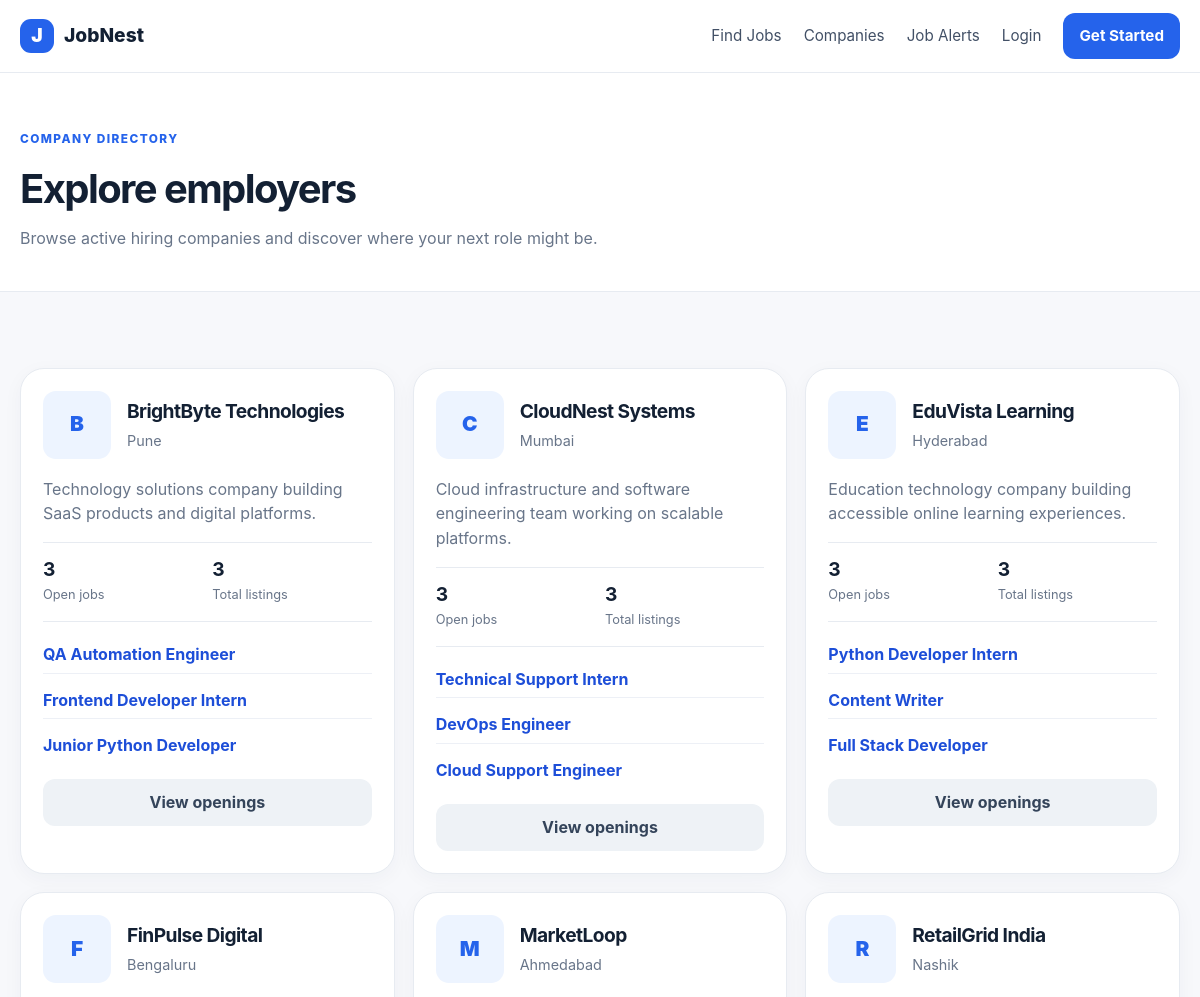
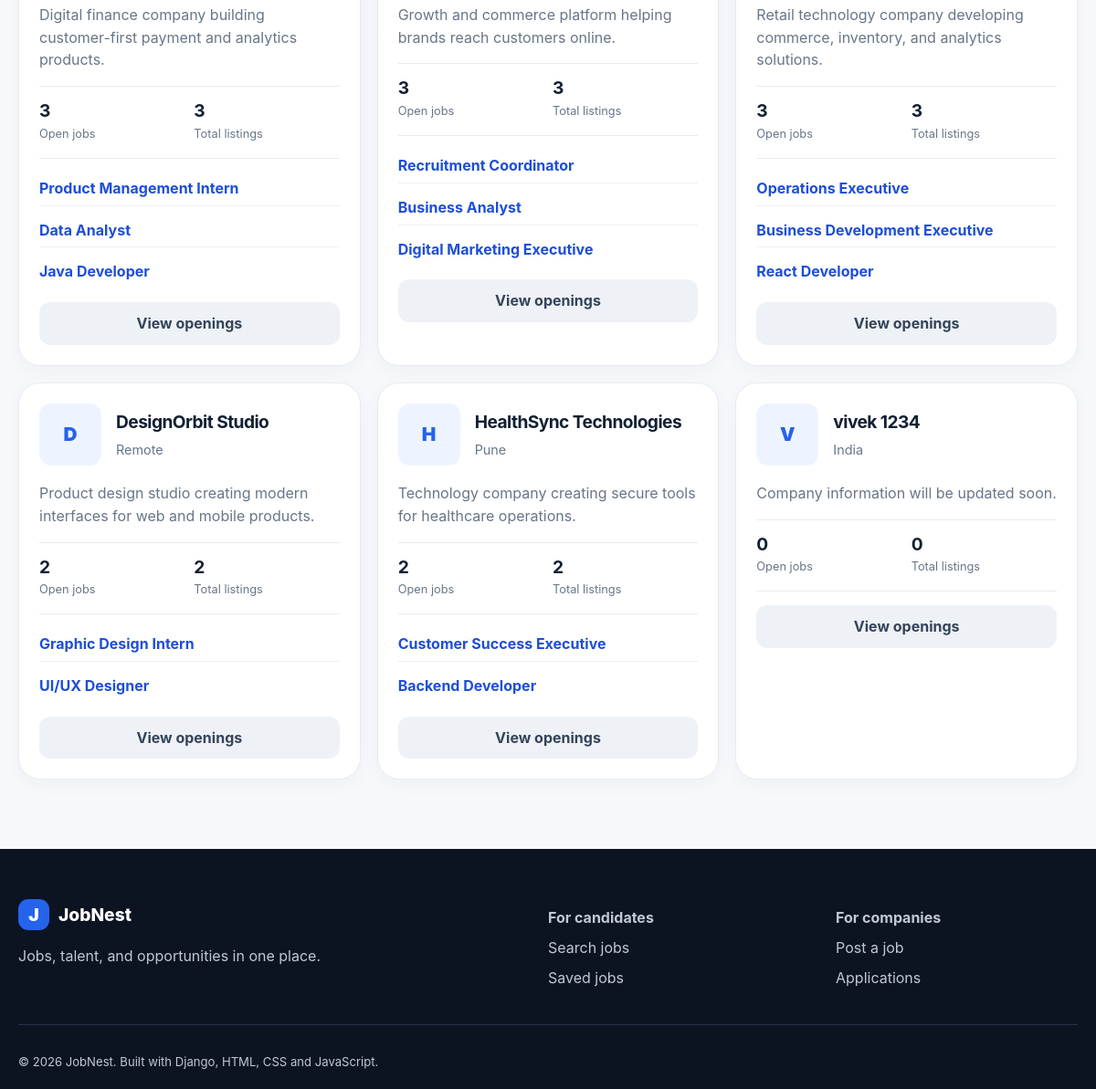
/companies/, run on the app's committed database (2 pictures, top to bottom).
### portal/models.py (models this page shows, shortened)
class Profile(models.Model):
    ROLE_CHOICES = [('candidate', 'Candidate'), ('company', 'Company')]
    user = models.OneToOneField(User, on_delete=models.CASCADE, related_name='profile')
    role = models.CharField(max_length=20, choices=ROLE_CHOICES, default='candidate')
    phone = models.CharField(max_length=20, blank=True)
    location = models.CharField(max_length=120, blank=True)
    headline = models.CharField(max_length=160, blank=True)
    bio = models.TextField(blank=True)
    company_name = models.CharField(max_length=160, blank=True)
    company_website = models.URLField(blank=True)
    resume = models.FileField(upload_to='resumes/', blank=True, null=True)
    avatar = models.ImageField(upload_to='avatars/', blank=True, null=True)
    created_at = models.DateTimeField(auto_now_add=True)

class Job(models.Model):
    CATEGORY_CHOICES = [
        ('technology', 'Technology'),
        ('design', 'Design'),
        ('data', 'Data & Analytics'),
        ('marketing', 'Marketing'),
        ('sales', 'Sales'),
        ('content', 'Content & Writing'),
        ('it_support', 'IT Support'),
        ('operations', 'Operations'),
        ('management', 'Management'),
        ('human_resources', 'Human Resources'),
        ('customer_service', 'Customer Service'),
    ]
    JOB_TYPE_CHOICES = [
        ('full_time', 'Full Time'),
        ('part_time', 'Part Time'),
        ('internship', 'Internship'),
        ('contract', 'Contract'),
        ('freelance', 'Freelance'),
    ]
    WORK_MODE_CHOICES = [('on_site', 'On-site'), ('hybrid', 'Hybrid'), ('remote', 'Remote')]
    EXPERIENCE_CHOICES = [
        ('fresher', 'Fresher'),
        ('0_1', '0–1 years'),
        ('1_3', '1–3 years'),
        ('3_5', '3–5 years'),
        ('5_plus', '5+ years'),
    ]
    company = models.ForeignKey(User, on_delete=models.CASCADE, related_name='jobs')
    title = models.CharField(max_length=180)
    category = models.CharField(max_length=30, choices=CATEGORY_CHOICES, default='technology')
    description = models.TextField()
    requirements = models.TextField()
    location = models.CharField(max_length=160)
    job_type = models.CharField(max_length=20, choices=JOB_TYPE_CHOICES, default='full_time')
    work_mode = models.CharField(max_length=20, choices=WORK_MODE_CHOICES, default='on_site')
    experience = models.CharField(max_length=20, choices=EXPERIENCE_CHOICES, default='fresher')
    skills = models.CharField(max_length=500, help_text='Comma-separated skills')
    salary_min = models.PositiveIntegerField(default=0, validators=[MinValueValidator(0)])
    salary_max = models.PositiveIntegerField(default=0, validators=[MinValueValidator(0)])
    openings = models.PositiveIntegerField(default=1)
    deadline = models.DateField(blank=True, null=True)
    is_active = models.BooleanField(default=True)
    is_featured = models.BooleanField(default=False)
    created_at = models.DateTimeField(auto_now_add=True)
    updated_at = models.DateTimeField(auto_now=True)
    class Meta:
        ordering = ['-created_at']
        indexes = [
            models.Index(fields=['title']),
            models.Index(fields=['location']),
            models.Index(fields=['job_type']),
            models.Index(fields=['category']),
            models.Index(fields=['work_mode']),
            models.Index(fields=['created_at']),
        ]

### portal/views.py (the view)
# urls.py: path('companies/', views.company_directory, name='company_directory'),
def company_directory(request):
    companies = User.objects.filter(profile__role='company').select_related('profile').annotate(
        active_jobs=Count('jobs', filter=Q(jobs__is_active=True)),
        total_jobs=Count('jobs')
    ).order_by('-active_jobs', '-total_jobs', 'username')
    return render(request, 'portal/company_directory.html', {'companies': companies})

### templates/portal/company_directory.html (shortened to what this page needs)
{% extends 'base.html' %}
{% block content %}
<section class="page-banner">
  <div class="container">
    <span class="eyebrow">COMPANY DIRECTORY</span>
    <h1>Explore employers</h1>
    <p>Browse active hiring companies and discover where your next role might be.</p>
  </div>
</section>
<section class="section container">
  <div class="company-directory-grid">
    {% for company in companies %}
    <article class="company-card">
      <div class="company-head">
        <div class="logo-circle big">{{ company.profile.company_name|default:company.username|slice:':1'|upper }}</div>
        <div>
          <h2>{{ company.profile.company_name|default:company.username }}</h2>
          <p>{{ company.profile.location|default:'India' }}</p>
        </div>
      </div>
      <p class="company-bio">{{ company.profile.bio|default:'Company information will be updated soon.' }}</p>
      <div class="company-stats">
        <div><strong>{{ company.active_jobs }}</strong><span>Open jobs</span></div>
        <div><strong>{{ company.total_jobs }}</strong><span>Total listings</span></div>
      </div>
      {% with jobs=company.jobs.all|slice:':3' %}
      {% if jobs %}
      <ul class="company-jobs">
        {% for job in jobs %}
        <li><a href="{% url 'portal:job_detail' job.pk %}">{{ job.title }}</a></li>
        {% endfor %}
      </ul>
      {% endif %}
      {% endwith %}
      <a class="button secondary full" href="{% url 'portal:job_list' %}?q={{ company.profile.company_name|default:company.username|urlencode }}">View openings</a>
    </article>
    {% empty %}
    <div class="empty-state"><h3>No companies available</h3><p>Recruiters will appear here once they publish jobs.</p></div>
    {% endfor %}
  </div>
</section>
{% endblock %}

### templates/base.html (shortened to what this page needs)
{% load static %}
<!doctype html>
<html lang="en">
<head>
  <link rel="stylesheet" href="{% static 'css/style.css' %}">
</head>
<body>
<header class="site-header">
  <div class="container nav-wrap">
    <a href="{% url 'portal:home' %}" class="brand"><span class="brand-mark">J</span> JobNest</a>
    <nav class="main-nav">
      <a href="{% url 'portal:job_list' %}">Find Jobs</a>
      <a href="{% url 'portal:company_directory' %}">Companies</a>
      <a href="{% url 'portal:job_alerts' %}">Job Alerts</a>
      {% if user.is_authenticated %}
        <a href="{% url 'portal:dashboard' %}">Dashboard</a>
        {% if user.is_staff %}<a href="/admin/">Admin</a>{% endif %}
        {% if not user.is_staff and user.profile.role == 'company' %}
          <a href="{% url 'portal:create_job' %}">Post a Job</a>
        {% elif not user.is_staff %}
          <a href="{% url 'portal:saved_jobs' %}">Saved Jobs</a>
        {% endif %}
        {% if not user.is_staff %}<a href="{% url 'portal:profile' %}">Profile</a>{% endif %}
        <form method="post" action="{% url 'portal:logout' %}" class="inline-form">{% csrf_token %}<button class="nav-logout" type="submit">Logout</button></form>
      {% else %}
        <a href="{% url 'portal:login' %}">Login</a>
        <a href="{% url 'portal:register' %}" class="nav-cta">Get Started</a>
      {% endif %}
    </nav>
  </div>
</header>
<main>
  {% block content %}{% endblock %}
</main>
<footer class="site-footer">
  <div class="container footer-grid">
    <div><div class="brand"><span class="brand-mark">J</span> JobNest</div><p>Jobs, talent, and opportunities in one place.</p></div>
    <div><strong>For candidates</strong><a href="{% url 'portal:job_list' %}">Search jobs</a><a href="{% url 'portal:saved_jobs' %}">Saved jobs</a></div>
    <div><strong>For companies</strong><a href="{% url 'portal:create_job' %}">Post a job</a><a href="{% url 'portal:company_applications' %}">Applications</a></div>
  </div>
  <div class="container footer-bottom">© {% now "Y" %} JobNest. Built with Django, HTML, CSS and JavaScript.</div>
</footer>
</body>
</html>

### static/css/style.css (style rules this page uses)
:root { --ink:#132033;--muted:#687589;--line:#e7ebf1;--surface:#fff;--bg:#f7f8fb;--primary:#2563eb;--primary-dark:#1749b3;--soft:#edf4ff;--success:#15803d;--danger:#b91c1c;--shadow:0 12px 35px rgba(24,40,72,.08);--radius:18px }
* { box-sizing:border-box }
html { scroll-behavior:smooth }
body { margin:0;font-family:Inter,ui-sans-serif,system-ui,-apple-system,"Segoe UI",sans-serif;color:var(--ink);background:var(--bg);line-height:1.55 }
a { color:inherit;text-decoration:none }
.container { width:min(1180px,calc(100% - 40px));margin:0 auto }
.site-header { position:sticky;top:0;z-index:20;background:rgba(255,255,255,.94);backdrop-filter:blur(12px);border-bottom:1px solid var(--line) }
.nav-wrap { height:72px;display:flex;align-items:center;justify-content:space-between }
.brand { font-size:1.2rem;font-weight:800;display:flex;gap:10px;align-items:center }
.brand-mark { width:34px;height:34px;border-radius:11px;display:inline-grid;place-items:center;background:var(--primary);color:#fff;font-weight:900 }
.main-nav { display:flex;gap:22px;align-items:center;color:#425066;font-size:.95rem }
.nav-cta,.button { background:var(--primary);color:#fff;border:0;border-radius:12px;padding:11px 16px;font-weight:700;cursor:pointer;display:inline-flex;align-items:center;justify-content:center;gap:6px }
.eyebrow { text-transform:uppercase;letter-spacing:.12em;font-size:.74rem;color:var(--primary);font-weight:800 }
.logo-circle { width:44px;height:44px;border-radius:13px;background:var(--soft);color:var(--primary);display:grid;place-items:center;font-weight:900;flex:none }
.logo-circle.big { width:68px;height:68px;font-size:1.3rem }
.section { padding:76px 0 }
.section h2 { font-size:2rem;margin:8px 0 24px;letter-spacing:-.03em }
.site-footer { padding:55px 0 20px;background:#0c1422;color:#bfc8d6 }
.footer-grid { display:grid;grid-template-columns:2fr 1fr 1fr;gap:50px }
.footer-grid strong,.footer-grid a { display:block;margin:8px 0 }
.footer-bottom { padding-top:30px;margin-top:30px;border-top:1px solid #263247;font-size:.82rem }
.page-banner { padding:52px 0 40px;background:#fff;border-bottom:1px solid var(--line) }
.page-banner h1 { margin:8px 0 6px;font-size:2.5rem;letter-spacing:-.04em }
.page-banner p { margin:0;color:var(--muted) }
.button.full { width:100%;margin-top:15px }
.secondary { background:#eef2f6;color:#34445a }
.company-directory-grid { display:grid;grid-template-columns:repeat(auto-fit,minmax(290px,1fr));gap:18px }
.company-card { background:#fff;border:1px solid var(--line);border-radius:24px;padding:22px;box-shadow:0 5px 20px rgba(24,40,72,.04) }
.company-head { display:flex;gap:16px;align-items:center }
.company-head h2 { margin:0 0 4px;font-size:1.2rem }
.company-head p { margin:0;color:var(--muted);font-size:.9rem }
.company-bio { color:var(--muted);margin:18px 0 16px }
.company-stats { display:grid;grid-template-columns:repeat(2,1fr);gap:10px;padding:12px 0 16px;border-top:1px solid var(--line);border-bottom:1px solid var(--line);margin-bottom:14px }
.company-stats div { display:flex;flex-direction:column }
.company-stats strong { font-size:1.2rem }
.company-stats span { color:var(--muted);font-size:.8rem }
.company-jobs { list-style:none;padding:0;margin:0 0 14px;display:grid;gap:8px }
.company-jobs li { padding:6px 0;border-bottom:1px solid #edf0f6 }
.company-jobs li:last-child { border-bottom:0 }
.company-jobs a { color:#1d4ed8;font-weight:700 }
.button.full { display:flex;width:100% }
.site-footer .brand { color:#fff }

### data on the page
Job: title "QA Automation Engineer"
Job: title "Frontend Developer Intern"
Job: title "Junior Python Developer"
Job: title "Technical Support Intern"
Job: title "DevOps Engineer"
Job: title "Cloud Support Engineer"
Job: title "Python Developer Intern"
Job: title "Content Writer"
Job: title "Full Stack Developer"
Job: title "Product Management Intern"
Job: title "Data Analyst"
Job: title "Java Developer"
Job: title "Recruitment Coordinator"
Job: title "Business Analyst"
Job: title "Digital Marketing Executive"
Job: title "Operations Executive"
Job: title "Business Development Executive"
Job: title "React Developer"
Job: title "Graphic Design Intern"
Job: title "UI/UX Designer"
Job: title "Customer Success Executive"
Job: title "Backend Developer"

### other printed values
{{ company.profile.company_name|default:company.username|slice:':1'|upper }} "B"
{{ company.profile.company_name|default:company.username }} "BrightByte Technologies"
{{ company.profile.location|default:'India' }} "Pune"
{{ company.active_jobs }} "3"
{{ company.total_jobs }} "3"
{{ company.profile.company_name|default:company.username|slice:':1'|upper }} "C"
{{ company.profile.company_name|default:company.username }} "CloudNest Systems"
{{ company.profile.location|default:'India' }} "Mumbai"
{{ company.profile.company_name|default:company.username|slice:':1'|upper }} "E"
{{ company.profile.company_name|default:company.username }} "EduVista Learning"
{{ company.profile.location|default:'India' }} "Hyderabad"
{{ company.profile.company_name|default:company.username|slice:':1'|upper }} "F"
{{ company.profile.company_name|default:company.username }} "FinPulse Digital"
{{ company.profile.location|default:'India' }} "Bengaluru"
{{ company.profile.company_name|default:company.username|slice:':1'|upper }} "M"
